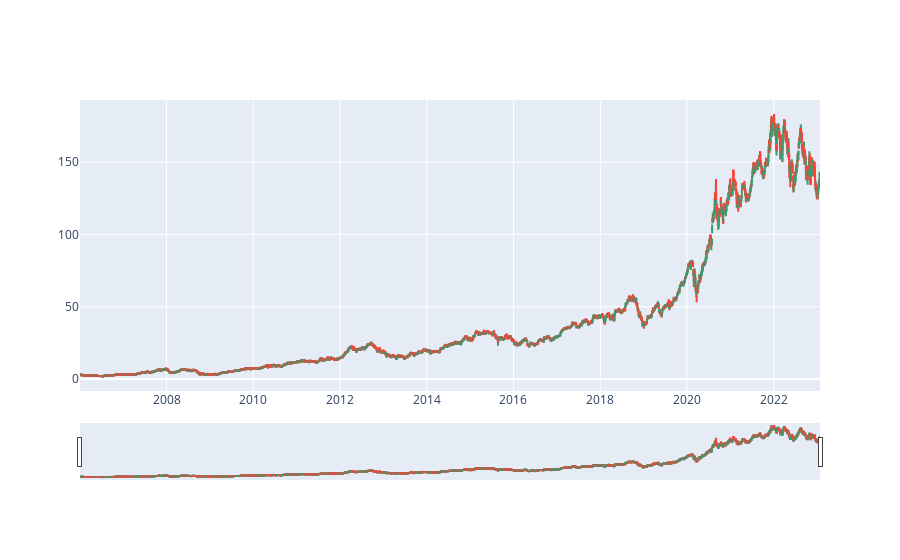

The cell this chart's notebook holds for it:
### Code cell
import plotly.graph_objects as go

import pandas as pd
from datetime import datetime

df = train_df.reset_index().copy()

df.head()

fig = go.Figure(data=[go.Candlestick(x=df['Date'],
                open=df['Open'],
                high=df['High'],
                low=df['Low'],
                close=df['Close'])])

fig.show()

### Figure 1 — Plotly figure (JSON) as saved in the notebook; plotly's stock layout.template omitted (floating-point values rounded to 4 significant figures; data arrays with more than 128 entries replaced by an {"elided": "..."} marker saying what was removed)
{"data": [{"close": {"elided": "4295 float values"}, "high": {"elided": "4295 float values"}, "low": {"elided": "4295 float values"}, "open": {"elided": "4295 float values"}, "type": "candlestick", "x": {"elided": "4295 str values"}}], "layout": {"autosize": true, "xaxis": {"autorange": true, "range": ["2006-01-02 12:00", "2023-01-25 12:00"], "rangeslider": {"autorange": true, "range": ["2006-01-02 12:00", "2023-01-25 12:00"], "yaxis": {"_template": null, "rangemode": "match"}}, "type": "date"}, "yaxis": {"autorange": true, "range": [-8.272, 193.0]}}}
